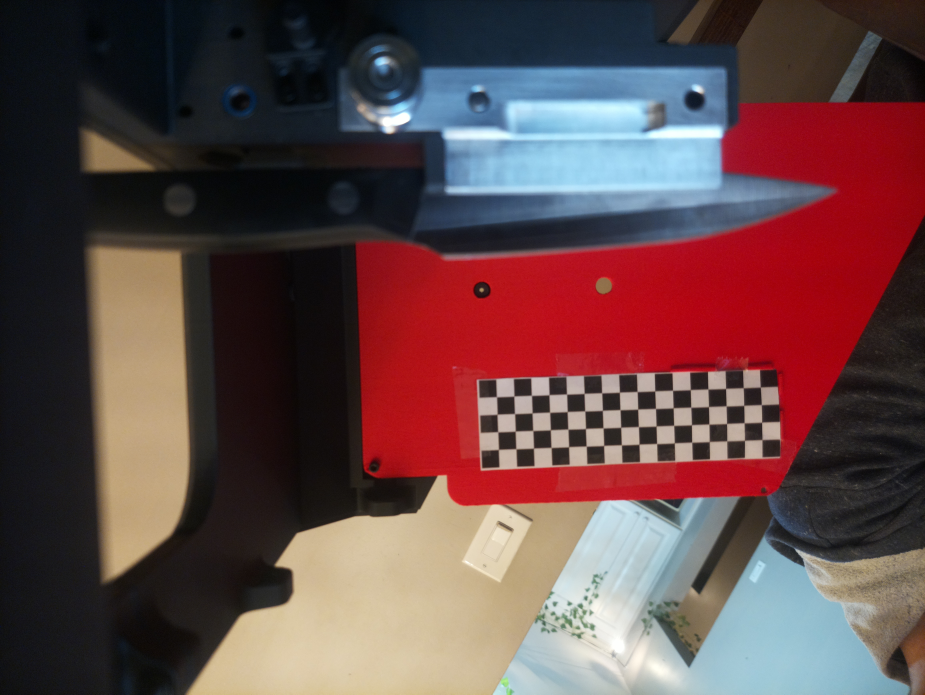
#> input picture enclosure.jpg, 4624 x 3472 px (shown at 1/5 size); its folder holds only this picture in this run
$ python -i origin_extraction.py   (imports and definitions only)
#> lines starting #> are read from the running program, lines starting #| are printed output that depends on the picture; after the words box and inside, x2 and y2 are one past the last pixel; in counts of white or black regions, pixels touching at a corner belong together
#> further down, picture is the input picture: shape (3472, 4624, 3); mean B, G, R 72.5, 71.9, 99.8
import cv2
import numpy as np
import common

def fwd_avg(vals, n):
    if n <= 0:
        raise ValueError("n must be positive")
    if n > len(vals):
        return np.array([])

    kernel = np.ones(n) / n
    return np.convolve(vals, kernel, mode='valid')

def plane_origin(img, debug=False):
    # Crop region containing knife
#> called with debug = False
    crop_x = [1050, 2800]  # x range
    crop_y = [2800, 3300]   # y range
    crop_offset = np.array([crop_x[0], crop_y[0]], dtype=np.float64)
    img_crop = img[crop_y[0]:crop_y[1], crop_x[0]:crop_x[1]]
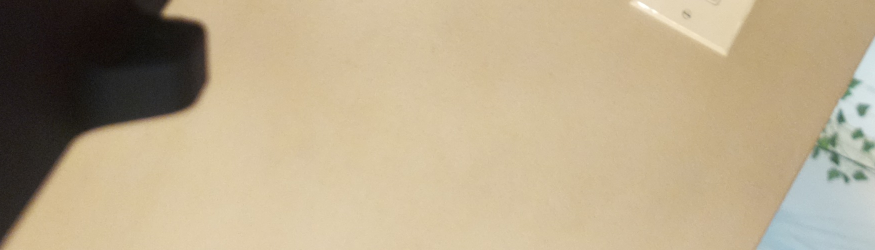
#> img_crop: shape (500, 1750, 3) (shown at 1/2 size); mean B, G, R 138.7, 168, 183.9

    if debug: common.dispImage(img_crop, "cropped")

    # get dimensions
    _, w_crop = img_crop.shape[:2]
#> w_crop = 1750
    _, w = img.shape[:2]
#> w = 4624

    # Mask red background in HSV and invert to get knife
    hsv = cv2.cvtColor(img_crop, cv2.COLOR_BGR2HSV)
#> hsv: shape (500, 1750, 3); mean H, S, V 23.3, 64.8, 184.9
    lower_grey = np.array([0, 0, 80])
    upper_grey = np.array([255, 180, 255])
    mask1 = cv2.inRange(hsv, lower_grey, upper_grey)
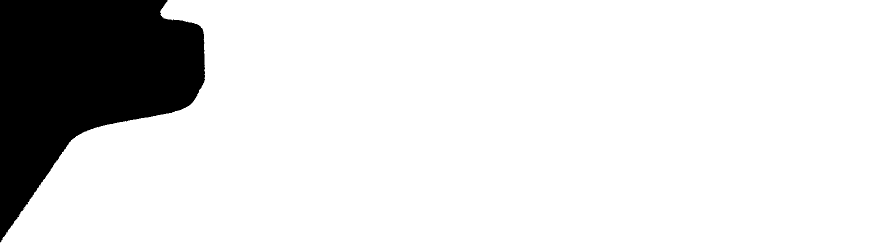
#> mask1: shape (500, 1750) (shown at 1/2 size); 87% white; 1 black region, box (x1, y1, x2, y2) and area: (0, 0, 410, 485) 113762
    lower_red = np.array([0, 0, 0])
    upper_red = np.array([255, 255, 100])
    mask1 = cv2.inRange(hsv, lower_grey, upper_grey)
    mask2 = cv2.inRange(img_crop, lower_red, upper_red)
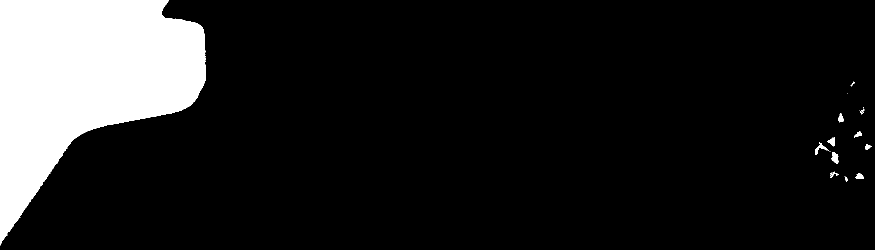
#> mask2: shape (500, 1750) (shown at 1/2 size); 13.3% white; 21 white regions (9 under 20 px), largest, box (x1, y1, x2, y2) and area: (0, 0, 412, 491) 115318, (1663, 304, 1678, 328) 227, (1630, 285, 1658, 310) 191
    mask = cv2.bitwise_and(mask1, mask2)
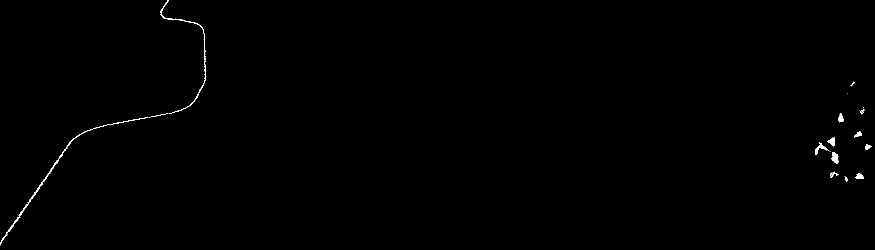
#> mask: shape (500, 1750) (shown at 1/2 size); 0.31% white; 26 white regions (10 under 20 px), largest, box (x1, y1, x2, y2) and area: (0, 254, 197, 491) 761, (320, 0, 411, 120) 366, (338, 121, 412, 227) 246

    if debug: common.dispContour(mask, None, "original mask")

    # Denoise mask by morphological closing and opening
    kernel = np.ones((3,3), np.uint8)
    mask = cv2.morphologyEx(mask, cv2.MORPH_OPEN, kernel)
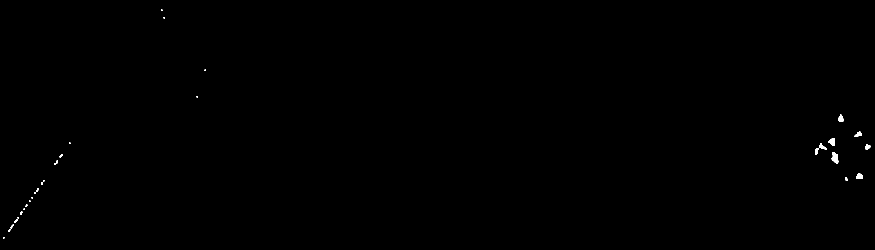
#> mask: shape (500, 1750) (shown at 1/2 size); 0.15% white; 30 white regions (14 under 20 px), largest, box (x1, y1, x2, y2) and area: (1663, 304, 1677, 328) 222, (1656, 276, 1670, 292) 147, (1712, 347, 1726, 358) 125
    mask = cv2.morphologyEx(mask, cv2.MORPH_CLOSE, kernel)
#> mask: shape (500, 1750); 0.15% white; 29 white regions (13 under 20 px), largest, box (x1, y1, x2, y2) and area: (1663, 304, 1677, 328) 224, (1656, 276, 1670, 292) 149, (1712, 347, 1726, 358) 125

    if debug: common.dispContour(mask, None, "closed and opened mask")

    # Find point where y - x is maximized
    ys, xs = np.where(mask > 0)
#> ys = 1324 values from 19 to 476; xs = 1324 values, max 1740 at index 459, min 6 at index 1315, mean 1282.2
    if len(xs) == 0:
        print("No mask pixels found")
        return

    idx = np.argmax(ys - xs)
#> idx = 1321
    best_x, best_y = int(xs[idx]), int(ys[idx])
#> best_x = 6; best_y = 476

    if debug:
        vis = img_crop.copy()
        pt = (int(best_x), int(best_y))
        cv2.circle(vis, pt, 20, (0, 255, 0), -1)
        common.dispImage(vis, f"origin: {pt}")

    origin = np.array([best_x, best_y])
#> origin = [6, 476]
    origin = origin + crop_offset
#> origin = [1056, 3276]

    return origin

def originExtraction(path, debug=False):
    img = cv2.imread(path)
    img = cv2.flip(img, -1) # flip it
    blade_profile = plane_origin(img, debug=debug)
    return blade_profile

>>> import cv2
>>> picture = cv2.imread('../enclosure.jpg')
>>> result = plane_origin(picture)
#> result = [1056, 3276]
